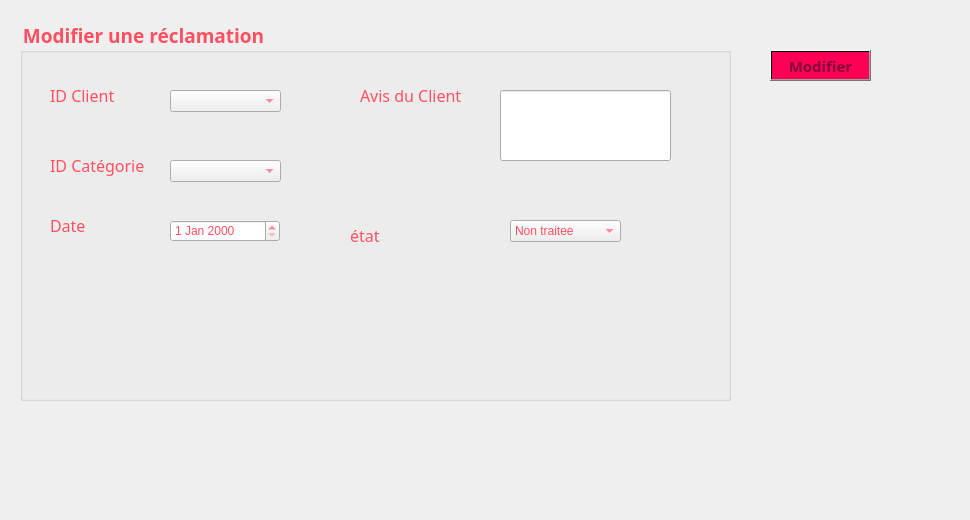
     <widget class="QWidget" name="tab_reclamation_6">
      <attribute name="title">
       <string>Modifier</string>
      </attribute>
      <widget class="QGroupBox" name="groupBox_reclamation_2">
       <property name="geometry">
        <rect>
         <x>20</x>
         <y>20</y>
         <width>711</width>
         <height>381</height>
        </rect>
       </property>
       <property name="font">
        <font>
         <family>Lucida Calligraphy</family>
         <pointsize>14</pointsize>
         <weight>75</weight>
         <bold>true</bold>
        </font>
       </property>
       <property name="styleSheet">
        <string notr="true">color: rgb(255, 80, 97);
</string>
       </property>
       <property name="title">
        <string>Modifier une réclamation</string>
       </property>
       <widget class="QLabel" name="label_reclamation_22">
        <property name="geometry">
         <rect>
          <x>30</x>
          <y>130</y>
          <width>171</width>
          <height>31</height>
         </rect>
        </property>
        <property name="font">
         <font>
          <family>Lucida Calligraphy</family>
          <pointsize>12</pointsize>
         </font>
        </property>
        <property name="text">
         <string>ID Catégorie</string>
        </property>
       </widget>
       <widget class="QDateEdit" name="dateEdit_reclamation_2">
        <property name="geometry">
         <rect>
          <x>150</x>
          <y>200</y>
          <width>110</width>
          <height>22</height>
         </rect>
        </property>
       </widget>
       <widget class="QLabel" name="label_reclamation_24">
        <property name="geometry">
         <rect>
          <x>30</x>
          <y>60</y>
          <width>171</width>
          <height>31</height>
         </rect>
        </property>
        <property name="font">
         <font>
          <family>Lucida Calligraphy</family>
          <pointsize>12</pointsize>
         </font>
        </property>
        <property name="text">
         <string>ID Client</string>
        </property>
       </widget>
       <widget class="QLabel" name="label_reclamation_25">
        <property name="geometry">
         <rect>
          <x>30</x>
          <y>190</y>
          <width>171</width>
          <height>31</height>
         </rect>
        </property>
        <property name="font">
         <font>
          <family>Lucida Calligraphy</family>
          <pointsize>12</pointsize>
         </font>
        </property>
        <property name="text">
         <string>Date</string>
        </property>
       </widget>
       <widget class="QLabel" name="label_reclamation_26">
        <property name="geometry">
         <rect>
          <x>340</x>
          <y>60</y>
          <width>171</width>
          <height>31</height>
         </rect>
        </property>
        <property name="font">
         <font>
          <family>Lucida Calligraphy</family>
          <pointsize>12</pointsize>
         </font>
        </property>
        <property name="text">
         <string>Avis du Client</string>
        </property>
       </widget>
       <widget class="QLineEdit" name="LineEdit_reclamation_3">
        <property name="geometry">
         <rect>
          <x>480</x>
          <y>70</y>
          <width>171</width>
          <height>71</height>
         </rect>
        </property>
       </widget>
       <widget class="QComboBox" name="comboBox_reclamation_3">
        <property name="geometry">
         <rect>
          <x>150</x>
          <y>140</y>
          <width>111</width>
          <height>22</height>
         </rect>
        </property>
       </widget>
       <widget class="QComboBox" name="comboBox_reclamation_4">
        <property name="geometry">
         <rect>
          <x>150</x>
          <y>70</y>
          <width>111</width>
          <height>22</height>
         </rect>
        </property>
       </widget>
       <widget class="QComboBox" name="comboBox_reclamation_etat2">
        <property name="geometry">
         <rect>
          <x>490</x>
          <y>200</y>
          <width>111</width>
          <height>22</height>
         </rect>
        </property>
        <item>
         <property name="text">
          <string>Non traitee</string>
         </property>
        </item>
        <item>
         <property name="text">
          <string>En cours</string>
         </property>
        </item>
        <item>
         <property name="text">
          <string>Traitee</string>
         </property>
        </item>
       </widget>
       <widget class="QLabel" name="label_reclamation_10">
        <property name="geometry">
         <rect>
          <x>330</x>
          <y>200</y>
          <width>171</width>
          <height>31</height>
         </rect>
        </property>
        <property name="font">
         <font>
          <family>Lucida Calligraphy</family>
          <pointsize>12</pointsize>
         </font>
        </property>
        <property name="text">
         <string>état</string>
        </property>
       </widget>
      </widget>
      <widget class="QPushButton" name="pushButton_2">
       <property name="geometry">
        <rect>
         <x>770</x>
         <y>50</y>
         <width>101</width>
         <height>31</height>
        </rect>
       </property>
       <property name="font">
        <font>
         <family>Lucida Calligraphy</family>
         <pointsize>11</pointsize>
         <weight>75</weight>
         <bold>true</bold>
        </font>
       </property>
       <property name="styleSheet">
        <string notr="true">background-color: qlineargradient(spread:pad, x1:1, y1:0, x2:1, y2:0, stop:0.919598 rgba(255, 0, 84, 255), stop:0.98 rgba(0, 0, 0, 255), stop:1 rgba(235, 148, 61, 255));
color: rgb(132, 1, 64);</string>
       </property>
       <property name="text">
        <string>Modifier</string>
       </property>
      </widget>
      <widget class="QLabel" name="label_reclamation_6">
       <property name="geometry">
        <rect>
         <x>-20</x>
         <y>-10</y>
         <width>961</width>
         <height>511</height>
        </rect>
       </property>
       <property name="text">
        <string/>
       </property>
       <property name="pixmap">
        <pixmap>../../../../../../../../../../i/155296947_507314950275690_225535330781415924_n.jpg</pixmap>
       </property>
      </widget>
      <zorder>label_reclamation_6</zorder>
      <zorder>groupBox_reclamation_2</zorder>
      <zorder>pushButton_2</zorder>
     </widget>
